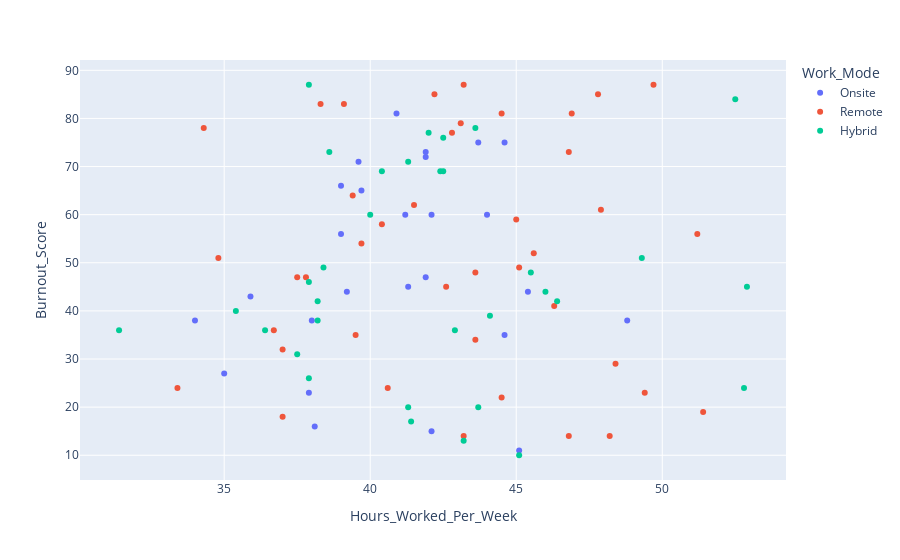

Write notebook code for a chart like this one.
### Code cell
fig = px.scatter(df, x="Hours_Worked_Per_Week", y="Burnout_Score",
                 color="Work_Mode", hover_data=["Age", "Job_Role"])
fig.show()

### Figure 1 — Plotly figure (JSON) as saved in the notebook; plotly's stock layout.template omitted (floating-point values rounded to 4 significant figures)
{"data": [{"customdata": [[28, "QA Engineer"], [44, "DevOps Engineer"], [25, "QA Engineer"], [23, "QA Engineer"], [27, "Data Scientist"], [33, "Data Scientist"], [33, "QA Engineer"], [38, "Data Scientist"], [49, "Product Manager"], [49, "Product Manager"], [36, "Developer"], [44, "DevOps Engineer"], [24, "Developer"], [42, "QA Engineer"], [28, "QA Engineer"], [39, "UI/UX Designer"], [42, "Data Scientist"], [41, "UI/UX Designer"], [33, "Developer"], [25, "QA Engineer"], [27, "DevOps Engineer"], [25, "UI/UX Designer"], [43, "UI/UX Designer"], [23, "DevOps Engineer"], [25, "DevOps Engineer"], [37, "Data Scientist"]], "hovertemplate": "Work_Mode=Onsite<br>Hours_Worked_Per_Week=%{x}<br>Burnout_Score=%{y}<br>Age=%{customdata[0]}<br>Job_Role=%{customdata[1]}<extra></extra>", "legendgroup": "Onsite", "marker": {"color": "#636efa", "symbol": "circle"}, "mode": "markers", "name": "Onsite", "orientation": "v", "showlegend": true, "type": "scatter", "x": [45.4, 35.9, 41.9, 37.9, 39.2, 39.6, 35.0, 40.9, 41.2, 41.9, 41.9, 44.6, 44.0, 42.1, 38.1, 42.1, 38.0, 39.0, 43.7, 39.7, 48.8, 34.0, 39.0, 45.1, 41.3, 44.6], "xaxis": "x", "y": [44, 43, 73, 23, 44, 71, 27, 81, 60, 47, 72, 75, 60, 15, 16, 60, 38, 66, 75, 65, 38, 38, 56, 11, 45, 35], "yaxis": "y"}, {"customdata": [[41, "DevOps Engineer"], [42, "QA Engineer"], [40, "QA Engineer"], [32, "Data Scientist"], [42, "QA Engineer"], [43, "Developer"], [49, "Data Scientist"], [42, "DevOps Engineer"], [22, "QA Engineer"], [43, "QA Engineer"], [48, "Developer"], [48, "UI/UX Designer"], [31, "QA Engineer"], [37, "DevOps Engineer"], [36, "Developer"], [40, "DevOps Engineer"], [41, "QA Engineer"], [46, "UI/UX Designer"], [28, "Developer"], [25, "DevOps Engineer"], [49, "Developer"], [23, "Data Scientist"], [36, "Product Manager"], [28, "QA Engineer"], [29, "QA Engineer"], [36, "Developer"], [24, "UI/UX Designer"], [35, "Product Manager"], [38, "QA Engineer"], [39, "Developer"], [29, "Developer"], [23, "DevOps Engineer"], [31, "UI/UX Designer"], [47, "UI/UX Designer"], [33, "Product Manager"], [31, "UI/UX Designer"], [35, "DevOps Engineer"], [36, "Product Manager"], [35, "Developer"], [44, "QA Engineer"], [46, "Product Manager"]], "hovertemplate": "Work_Mode=Remote<br>Hours_Worked_Per_Week=%{x}<br>Burnout_Score=%{y}<br>Age=%{customdata[0]}<br>Job_Role=%{customdata[1]}<extra></extra>", "legendgroup": "Remote", "marker": {"color": "#EF553B", "symbol": "circle"}, "mode": "markers", "name": "Remote", "orientation": "v", "showlegend": true, "type": "scatter", "x": [40.4, 45.0, 37.0, 47.8, 45.1, 46.9, 43.2, 43.2, 39.5, 34.8, 43.6, 49.4, 46.3, 37.0, 40.6, 43.6, 49.7, 41.5, 43.1, 44.5, 46.8, 37.8, 39.4, 42.8, 51.4, 46.8, 39.1, 37.5, 44.5, 51.2, 47.9, 33.4, 48.2, 42.2, 39.7, 36.7, 42.6, 45.6, 34.3, 48.4, 38.3], "xaxis": "x", "y": [58, 59, 18, 85, 49, 81, 14, 87, 35, 51, 48, 23, 41, 32, 24, 34, 87, 62, 79, 81, 73, 47, 64, 77, 19, 14, 83, 47, 22, 56, 61, 24, 14, 85, 54, 36, 45, 52, 78, 29, 83], "yaxis": "y"}, {"customdata": [[36, "UI/UX Designer"], [32, "Product Manager"], [29, "DevOps Engineer"], [28, "QA Engineer"], [47, "DevOps Engineer"], [32, "DevOps Engineer"], [45, "DevOps Engineer"], [29, "Developer"], [45, "Developer"], [24, "Data Scientist"], [42, "DevOps Engineer"], [45, "Developer"], [33, "Developer"], [23, "UI/UX Designer"], [47, "Developer"], [46, "Developer"], [33, "DevOps Engineer"], [26, "QA Engineer"], [40, "DevOps Engineer"], [30, "UI/UX Designer"], [46, "UI/UX Designer"], [35, "DevOps Engineer"], [39, "Developer"], [47, "Product Manager"], [30, "Data Scientist"], [47, "UI/UX Designer"], [49, "DevOps Engineer"], [49, "Developer"], [25, "DevOps Engineer"], [43, "UI/UX Designer"], [39, "UI/UX Designer"], [29, "UI/UX Designer"], [49, "Developer"]], "hovertemplate": "Work_Mode=Hybrid<br>Hours_Worked_Per_Week=%{x}<br>Burnout_Score=%{y}<br>Age=%{customdata[0]}<br>Job_Role=%{customdata[1]}<extra></extra>", "legendgroup": "Hybrid", "marker": {"color": "#00cc96", "symbol": "circle"}, "mode": "markers", "name": "Hybrid", "orientation": "v", "showlegend": true, "type": "scatter", "x": [43.6, 41.3, 42.5, 37.9, 52.5, 46.0, 45.1, 37.5, 42.4, 38.6, 41.3, 40.4, 44.1, 37.9, 43.2, 38.4, 37.9, 45.5, 40.0, 42.5, 49.3, 52.8, 38.2, 46.4, 42.9, 52.9, 31.4, 38.2, 35.4, 41.4, 42.0, 36.4, 43.7], "xaxis": "x", "y": [78, 71, 69, 87, 84, 44, 10, 31, 69, 73, 20, 69, 39, 46, 13, 49, 26, 48, 60, 76, 51, 24, 38, 42, 36, 45, 36, 42, 40, 17, 77, 36, 20], "yaxis": "y"}], "layout": {"legend": {"title": {"text": "Work_Mode"}, "tracegroupgap": 0}, "margin": {"t": 60}, "xaxis": {"anchor": "y", "domain": [0, 1], "title": {"text": "Hours_Worked_Per_Week"}}, "yaxis": {"anchor": "x", "domain": [0, 1], "title": {"text": "Burnout_Score"}}}}
